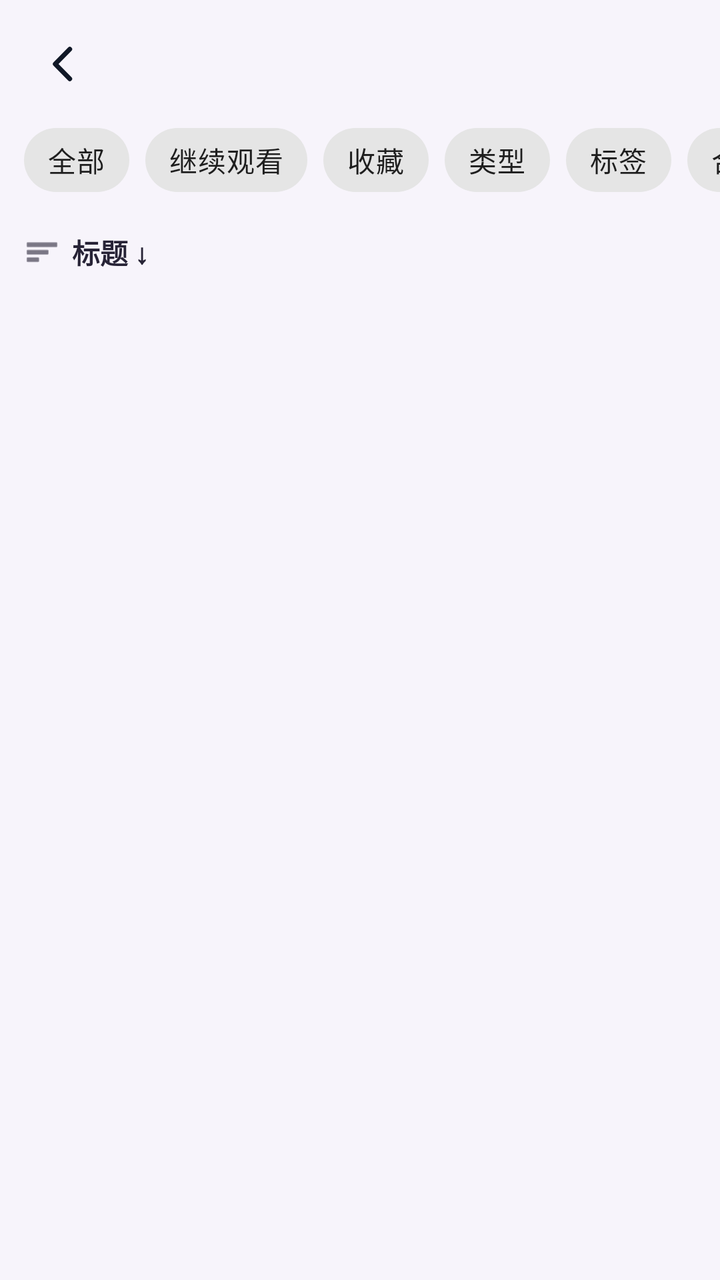
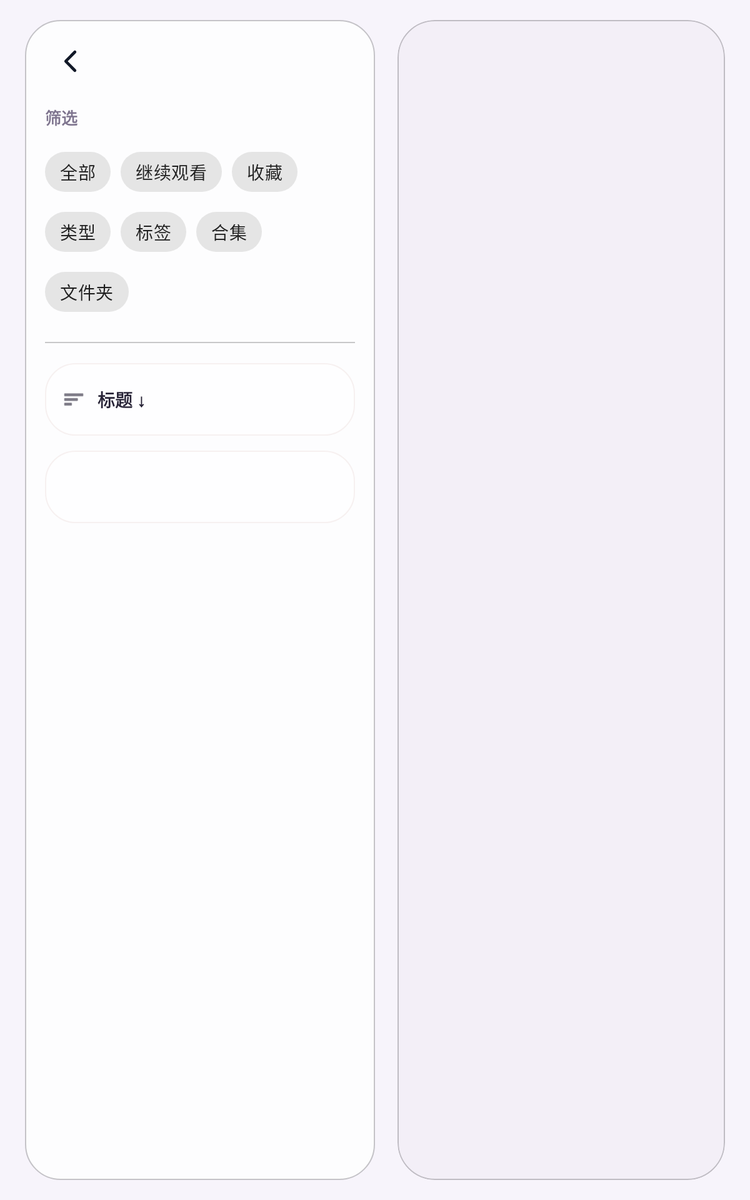

First picture: res/layout/ on a phone held upright. Second picture: the repository's own variant of that layout, on a device whose configuration matches the variant's folder. Source for both follows.
<!-- AndroidManifest.xml: application theme Theme.EmbyPro -->
<!-- res/layout/activity_library_items.xml -->
<?xml version="1.0" encoding="utf-8"?>
<LinearLayout xmlns:android="http://schemas.android.com/apk/res/android"
    xmlns:app="http://schemas.android.com/apk/res-auto"
    android:layout_width="match_parent"
    android:layout_height="match_parent"
    android:background="@color/screen_background"
    android:orientation="vertical">

    <LinearLayout
        android:layout_width="match_parent"
        android:layout_height="wrap_content"
        android:gravity="center_vertical"
        android:paddingStart="12dp"
        android:paddingTop="12dp"
        android:paddingEnd="12dp"
        android:paddingBottom="4dp">

        <ImageButton
            android:id="@+id/libraryBackButton"
            android:layout_width="40dp"
            android:layout_height="40dp"
            android:background="?attr/selectableItemBackgroundBorderless"
            android:contentDescription="@string/back"
            android:padding="7dp"
            android:scaleType="centerInside"
            android:src="@drawable/ic_back_ios" />

        <TextView
            android:id="@+id/libraryTitleText"
            android:layout_width="0dp"
            android:layout_height="wrap_content"
            android:layout_marginStart="6dp"
            android:layout_weight="1"
            android:textColor="@color/text_primary"
            android:textSize="16sp"
            android:textStyle="bold" />
    </LinearLayout>

    <HorizontalScrollView
        android:layout_width="match_parent"
        android:layout_height="wrap_content"
        android:scrollbars="none">

        <com.google.android.material.chip.ChipGroup
            android:layout_width="wrap_content"
            android:layout_height="wrap_content"
            android:paddingStart="12dp"
            android:paddingEnd="12dp"
            android:paddingBottom="4dp"
            android:singleLine="true"
            app:singleSelection="true">

            <com.google.android.material.chip.Chip
                android:id="@+id/tabAll"
                style="@style/Widget.MaterialComponents.Chip.Choice"
                android:layout_width="wrap_content"
                android:layout_height="wrap_content"
                android:text="@string/tab_all" />

            <com.google.android.material.chip.Chip
                android:id="@+id/tabContinueWatching"
                style="@style/Widget.MaterialComponents.Chip.Choice"
                android:layout_width="wrap_content"
                android:layout_height="wrap_content"
                android:text="@string/tab_continue" />

            <com.google.android.material.chip.Chip
                android:id="@+id/tabFavorites"
                style="@style/Widget.MaterialComponents.Chip.Choice"
                android:layout_width="wrap_content"
                android:layout_height="wrap_content"
                android:text="@string/tab_favorites" />

            <com.google.android.material.chip.Chip
                android:id="@+id/tabGenres"
                style="@style/Widget.MaterialComponents.Chip.Choice"
                android:layout_width="wrap_content"
                android:layout_height="wrap_content"
                android:text="@string/tab_genres" />

            <com.google.android.material.chip.Chip
                android:id="@+id/tabTags"
                style="@style/Widget.MaterialComponents.Chip.Choice"
                android:layout_width="wrap_content"
                android:layout_height="wrap_content"
                android:text="@string/tab_tags" />

            <com.google.android.material.chip.Chip
                android:id="@+id/tabCollections"
                style="@style/Widget.MaterialComponents.Chip.Choice"
                android:layout_width="wrap_content"
                android:layout_height="wrap_content"
                android:text="@string/tab_collections" />

            <com.google.android.material.chip.Chip
                android:id="@+id/tabFolders"
                style="@style/Widget.MaterialComponents.Chip.Choice"
                android:layout_width="wrap_content"
                android:layout_height="wrap_content"
                android:text="@string/tab_folders" />
        </com.google.android.material.chip.ChipGroup>
    </HorizontalScrollView>

    <LinearLayout
        android:layout_width="match_parent"
        android:layout_height="wrap_content"
        android:gravity="center_vertical"
        android:paddingStart="12dp"
        android:paddingEnd="12dp"
        android:paddingBottom="4dp">

        <LinearLayout
            android:id="@+id/librarySortSelector"
            android:layout_width="wrap_content"
            android:layout_height="wrap_content"
            android:background="?attr/selectableItemBackgroundBorderless"
            android:clickable="true"
            android:focusable="true"
            android:gravity="center_vertical"
            android:minHeight="36dp"
            android:orientation="horizontal"
            android:paddingEnd="8dp">

            <ImageView
                android:layout_width="18dp"
                android:layout_height="18dp"
                android:src="@android:drawable/ic_menu_sort_by_size"
                android:tint="@color/text_primary" />

            <TextView
                android:id="@+id/librarySortText"
                android:layout_width="wrap_content"
                android:layout_height="wrap_content"
                android:layout_marginStart="6dp"
                android:text="@string/sort_title_desc"
                android:textColor="@color/text_primary"
                android:textStyle="bold" />
        </LinearLayout>

        <TextView
            android:id="@+id/libraryFilterValueText"
            android:layout_width="wrap_content"
            android:layout_height="wrap_content"
            android:layout_marginStart="8dp"
            android:textColor="@color/text_secondary"
            android:textSize="13sp"
            android:visibility="gone" />

        <View
            android:layout_width="0dp"
            android:layout_height="1dp"
            android:layout_weight="1" />

        <ImageButton
            android:id="@+id/libraryFilterButton"
            android:layout_width="36dp"
            android:layout_height="36dp"
            android:background="?attr/selectableItemBackgroundBorderless"
            android:contentDescription="@string/filter"
            android:padding="8dp"
            android:src="@android:drawable/ic_menu_sort_by_size"
            android:visibility="invisible" />

        <TextView
            android:id="@+id/libraryCountText"
            android:layout_width="wrap_content"
            android:layout_height="wrap_content"
            android:layout_marginStart="6dp"
            android:textColor="@color/text_primary" />
    </LinearLayout>

    <androidx.recyclerview.widget.RecyclerView
        android:id="@+id/libraryItemsRecyclerView"
        android:layout_width="match_parent"
        android:layout_height="0dp"
        android:layout_weight="1"
        android:clipToPadding="false"
        android:paddingStart="12dp"
        android:paddingTop="2dp"
        android:paddingEnd="12dp"
        android:paddingBottom="8dp" />

</LinearLayout>
<!-- resources referenced by this layout -->
<resources>
  <color name="screen_background">#FFF7F4FB</color>
  <color name="text_primary">#FF272336</color>
  <color name="text_secondary">#FF7E748E</color>
  <!-- drawable ic_back_ios (drawable) -->
  <vector xmlns:android="http://schemas.android.com/apk/res/android"
      android:width="24dp"
      android:height="24dp"
      android:viewportWidth="24"
      android:viewportHeight="24">
  
      <path
          android:pathData="M14.9,4.6L7.6,12l7.3,7.4"
          android:fillColor="#00000000"
          android:strokeColor="#FF111827"
          android:strokeLineCap="round"
          android:strokeLineJoin="round"
          android:strokeWidth="2.35" />
  </vector>
  <string name="back">返回</string>
  <string name="filter">筛选</string>
  <string name="sort_title_desc">标题 ↓</string>
  <string name="tab_all">全部</string>
  <string name="tab_collections">合集</string>
  <string name="tab_continue">继续观看</string>
  <string name="tab_favorites">收藏</string>
  <string name="tab_folders">文件夹</string>
  <string name="tab_genres">类型</string>
  <string name="tab_tags">标签</string>
  <style name="Theme.EmbyPro" parent="Theme.MaterialComponents.DayNight.NoActionBar">
          <item name="colorPrimary">@color/purple_500</item>
          <item name="colorPrimaryVariant">@color/purple_700</item>
          <item name="colorOnPrimary">@color/white</item>
          <item name="colorSecondary">@color/teal_200</item>
          <item name="colorSecondaryVariant">@color/teal_700</item>
          <item name="colorOnSecondary">@color/black</item>
          <item name="android:statusBarColor">@android:color/transparent</item>
          <item name="android:navigationBarColor">@android:color/transparent</item>
          <item name="android:windowLightStatusBar">true</item>
          <item name="android:windowLightNavigationBar">true</item>
      </style>
  <color name="purple_500">#B68AF9</color>
  <color name="purple_700">#FCFCFC</color>
  <color name="white">#FFFFFFFF</color>
  <color name="teal_200">#FF03DAC5</color>
  <color name="teal_700">#FF018786</color>
  <color name="black">#FF000000</color>
</resources>
<!-- res/layout-sw600dp/activity_library_items.xml (the repository's variant of the layout above) -->
<!-- drawn on a 7-inch tablet held upright -->
<?xml version="1.0" encoding="utf-8"?>
<LinearLayout xmlns:android="http://schemas.android.com/apk/res/android"
    xmlns:app="http://schemas.android.com/apk/res-auto"
    android:layout_width="match_parent"
    android:layout_height="match_parent"
    android:background="@color/screen_background"
    android:orientation="horizontal"
    android:paddingStart="20dp"
    android:paddingTop="16dp"
    android:paddingEnd="20dp"
    android:paddingBottom="16dp">

    <LinearLayout
        android:layout_width="280dp"
        android:layout_height="match_parent"
        android:background="@drawable/bg_tablet_glass_panel"
        android:orientation="vertical"
        android:paddingStart="16dp"
        android:paddingTop="12dp"
        android:paddingEnd="16dp"
        android:paddingBottom="16dp">

        <LinearLayout
            android:layout_width="match_parent"
            android:layout_height="wrap_content"
            android:gravity="center_vertical">

            <ImageButton
                android:id="@+id/libraryBackButton"
                android:layout_width="42dp"
                android:layout_height="42dp"
                android:background="?attr/selectableItemBackgroundBorderless"
                android:contentDescription="@string/back"
                android:padding="8dp"
                android:scaleType="centerInside"
                android:src="@drawable/ic_back_ios" />

            <TextView
                android:id="@+id/libraryTitleText"
                android:layout_width="0dp"
                android:layout_height="wrap_content"
                android:layout_marginStart="8dp"
                android:layout_weight="1"
                android:textColor="@color/text_primary"
                android:textSize="18sp"
                android:textStyle="bold" />
        </LinearLayout>

        <TextView
            android:layout_width="match_parent"
            android:layout_height="wrap_content"
            android:layout_marginTop="14dp"
            android:text="@string/filter"
            android:textColor="@color/text_secondary"
            android:textSize="13sp"
            android:textStyle="bold" />

        <com.google.android.material.chip.ChipGroup
            android:layout_width="match_parent"
            android:layout_height="wrap_content"
            android:layout_marginTop="10dp"
            app:singleSelection="true">

            <com.google.android.material.chip.Chip
                android:id="@+id/tabAll"
                style="@style/Widget.MaterialComponents.Chip.Choice"
                android:layout_width="wrap_content"
                android:layout_height="wrap_content"
                android:text="@string/tab_all" />

            <com.google.android.material.chip.Chip
                android:id="@+id/tabContinueWatching"
                style="@style/Widget.MaterialComponents.Chip.Choice"
                android:layout_width="wrap_content"
                android:layout_height="wrap_content"
                android:text="@string/tab_continue" />

            <com.google.android.material.chip.Chip
                android:id="@+id/tabFavorites"
                style="@style/Widget.MaterialComponents.Chip.Choice"
                android:layout_width="wrap_content"
                android:layout_height="wrap_content"
                android:text="@string/tab_favorites" />

            <com.google.android.material.chip.Chip
                android:id="@+id/tabGenres"
                style="@style/Widget.MaterialComponents.Chip.Choice"
                android:layout_width="wrap_content"
                android:layout_height="wrap_content"
                android:text="@string/tab_genres" />

            <com.google.android.material.chip.Chip
                android:id="@+id/tabTags"
                style="@style/Widget.MaterialComponents.Chip.Choice"
                android:layout_width="wrap_content"
                android:layout_height="wrap_content"
                android:text="@string/tab_tags" />

            <com.google.android.material.chip.Chip
                android:id="@+id/tabCollections"
                style="@style/Widget.MaterialComponents.Chip.Choice"
                android:layout_width="wrap_content"
                android:layout_height="wrap_content"
                android:text="@string/tab_collections" />

            <com.google.android.material.chip.Chip
                android:id="@+id/tabFolders"
                style="@style/Widget.MaterialComponents.Chip.Choice"
                android:layout_width="wrap_content"
                android:layout_height="wrap_content"
                android:text="@string/tab_folders" />
        </com.google.android.material.chip.ChipGroup>

        <View
            android:layout_width="match_parent"
            android:layout_height="1dp"
            android:layout_marginTop="16dp"
            android:background="@color/card_stroke" />

        <LinearLayout
            android:id="@+id/librarySortSelector"
            android:layout_width="match_parent"
            android:layout_height="wrap_content"
            android:layout_marginTop="16dp"
            android:background="@drawable/bg_tablet_sidebar_item"
            android:clickable="true"
            android:focusable="true"
            android:gravity="center_vertical"
            android:minHeight="58dp"
            android:orientation="horizontal"
            android:paddingStart="14dp"
            android:paddingEnd="14dp">

            <ImageView
                android:layout_width="18dp"
                android:layout_height="18dp"
                android:src="@android:drawable/ic_menu_sort_by_size"
                android:tint="@color/text_primary" />

            <TextView
                android:id="@+id/librarySortText"
                android:layout_width="0dp"
                android:layout_height="wrap_content"
                android:layout_marginStart="10dp"
                android:layout_weight="1"
                android:text="@string/sort_title_desc"
                android:textColor="@color/text_primary"
                android:textStyle="bold" />
        </LinearLayout>

        <LinearLayout
            android:layout_width="match_parent"
            android:layout_height="wrap_content"
            android:layout_marginTop="12dp"
            android:background="@drawable/bg_tablet_sidebar_item"
            android:gravity="center_vertical"
            android:minHeight="58dp"
            android:orientation="horizontal"
            android:paddingStart="14dp"
            android:paddingEnd="14dp">

            <ImageButton
                android:id="@+id/libraryFilterButton"
                android:layout_width="36dp"
                android:layout_height="36dp"
                android:background="?attr/selectableItemBackgroundBorderless"
                android:contentDescription="@string/filter"
                android:padding="8dp"
                android:src="@android:drawable/ic_menu_sort_by_size"
                android:visibility="invisible" />

            <TextView
                android:id="@+id/libraryFilterValueText"
                android:layout_width="0dp"
                android:layout_height="wrap_content"
                android:layout_marginStart="8dp"
                android:layout_weight="1"
                android:textColor="@color/text_secondary"
                android:textSize="13sp"
                android:visibility="gone" />

            <TextView
                android:id="@+id/libraryCountText"
                android:layout_width="wrap_content"
                android:layout_height="wrap_content"
                android:textColor="@color/text_primary"
                android:textStyle="bold" />
        </LinearLayout>
    </LinearLayout>

    <com.google.android.material.card.MaterialCardView
        android:layout_width="0dp"
        android:layout_height="match_parent"
        android:layout_marginStart="18dp"
        android:layout_weight="1"
        app:cardBackgroundColor="@color/card_background"
        app:cardCornerRadius="30dp"
        app:cardElevation="0dp"
        app:strokeColor="@color/card_stroke"
        app:strokeWidth="1dp">

        <androidx.recyclerview.widget.RecyclerView
            android:id="@+id/libraryItemsRecyclerView"
            android:layout_width="match_parent"
            android:layout_height="match_parent"
            android:clipToPadding="false"
            android:paddingStart="14dp"
            android:paddingTop="14dp"
            android:paddingEnd="14dp"
            android:paddingBottom="14dp" />
    </com.google.android.material.card.MaterialCardView>

</LinearLayout>
<!-- resources referenced by the variant -->
<!-- as a 7-inch tablet held upright resolves them -->
<resources>
  <color name="card_background">#FFF3EFF7</color>
  <color name="card_stroke">#3D1B1B1F</color>
  <color name="screen_background">#FFF7F4FB</color>
  <color name="text_primary">#FF272336</color>
  <color name="text_secondary">#FF7E748E</color>
  <!-- drawable bg_tablet_glass_panel (drawable) -->
  <?xml version="1.0" encoding="utf-8"?>
  <shape xmlns:android="http://schemas.android.com/apk/res/android"
      android:shape="rectangle">
      <corners android:radius="28dp" />
      <solid android:color="#CCFFFFFF" />
      <stroke
          android:width="1dp"
          android:color="#3D1B1B1F" />
  </shape>
  <!-- drawable bg_tablet_sidebar_item (drawable) -->
  <?xml version="1.0" encoding="utf-8"?>
  <selector xmlns:android="http://schemas.android.com/apk/res/android">
      <item android:state_activated="true">
          <shape android:shape="rectangle">
              <corners android:radius="24dp" />
              <solid android:color="#FFF0EAF7" />
              <stroke
                  android:width="1dp"
                  android:color="#2AA05950" />
          </shape>
      </item>
  
      <item>
          <shape android:shape="rectangle">
              <corners android:radius="24dp" />
              <solid android:color="#66FFFFFF" />
              <stroke
                  android:width="1dp"
                  android:color="#14A05950" />
          </shape>
      </item>
  </selector>
  <!-- drawable ic_back_ios (drawable) -->
  <vector xmlns:android="http://schemas.android.com/apk/res/android"
      android:width="24dp"
      android:height="24dp"
      android:viewportWidth="24"
      android:viewportHeight="24">
  
      <path
          android:pathData="M14.9,4.6L7.6,12l7.3,7.4"
          android:fillColor="#00000000"
          android:strokeColor="#FF111827"
          android:strokeLineCap="round"
          android:strokeLineJoin="round"
          android:strokeWidth="2.35" />
  </vector>
  <string name="back">返回</string>
  <string name="filter">筛选</string>
  <string name="sort_title_desc">标题 ↓</string>
  <string name="tab_all">全部</string>
  <string name="tab_collections">合集</string>
  <string name="tab_continue">继续观看</string>
  <string name="tab_favorites">收藏</string>
  <string name="tab_folders">文件夹</string>
  <string name="tab_genres">类型</string>
  <string name="tab_tags">标签</string>
  <style name="Theme.EmbyPro" parent="Theme.MaterialComponents.DayNight.NoActionBar">
          <item name="colorPrimary">@color/purple_500</item>
          <item name="colorPrimaryVariant">@color/purple_700</item>
          <item name="colorOnPrimary">@color/white</item>
          <item name="colorSecondary">@color/teal_200</item>
          <item name="colorSecondaryVariant">@color/teal_700</item>
          <item name="colorOnSecondary">@color/black</item>
          <item name="android:statusBarColor">@android:color/transparent</item>
          <item name="android:navigationBarColor">@android:color/transparent</item>
          <item name="android:windowLightStatusBar">true</item>
          <item name="android:windowLightNavigationBar">true</item>
      </style>
  <color name="purple_500">#B68AF9</color>
  <color name="purple_700">#FCFCFC</color>
  <color name="white">#FFFFFFFF</color>
  <color name="teal_200">#FF03DAC5</color>
  <color name="teal_700">#FF018786</color>
  <color name="black">#FF000000</color>
</resources>
